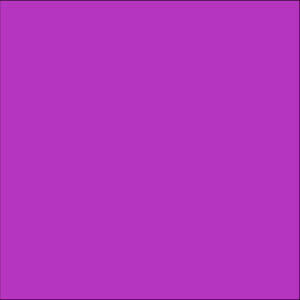
Frame 1 (no input)
Frame 60 (no input): identical to frame 1, image omitted
Frame 120 (the mouse pressed at the canvas centre since frame 60): identical to frame 1, image omitted

The p5.js sketch that drew this single still picture (run headless with seeded random() and noise() and a simulated clock; from frame 60 on, the mouse is pressed at the canvas centre):

// p5.js sketch
// ── sketch.js
function setup() {
	createCanvas(300,300);
	colorRect(random(255),random(255),random(255)); //调用colorRect函数，并给其传递参数。
}
function draw() { 
}
function colorRect(cRed,cGreen,cBlue){
	fill(cRed,cGreen,cBlue);
	rect(0,0,width,height);
}
